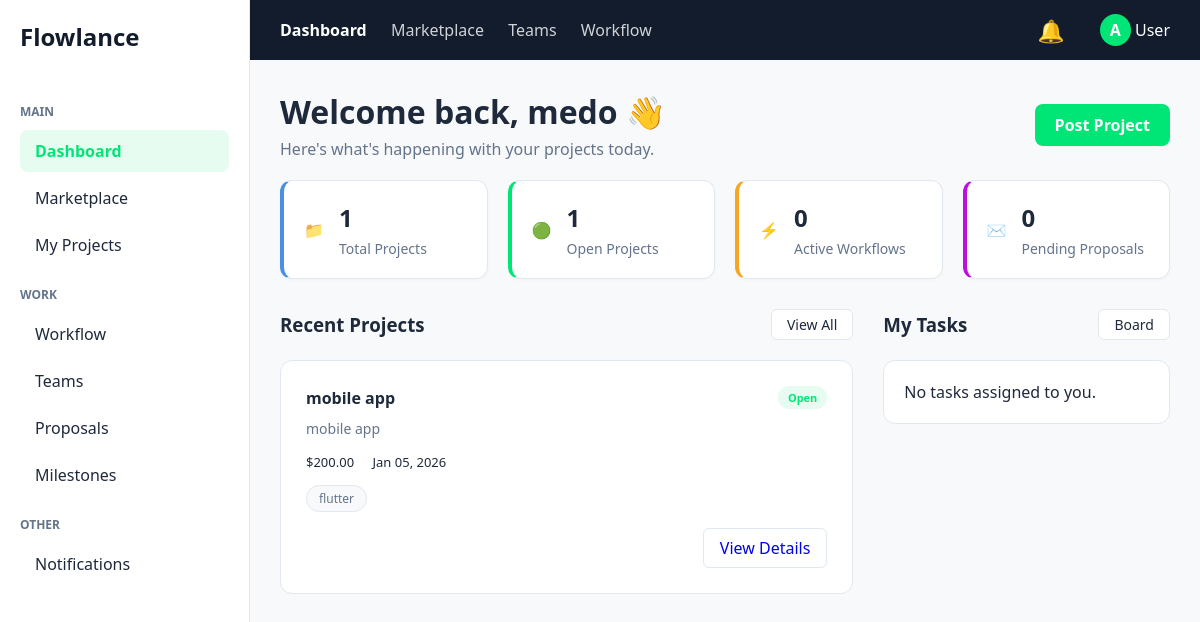
Before: / with the older database file.
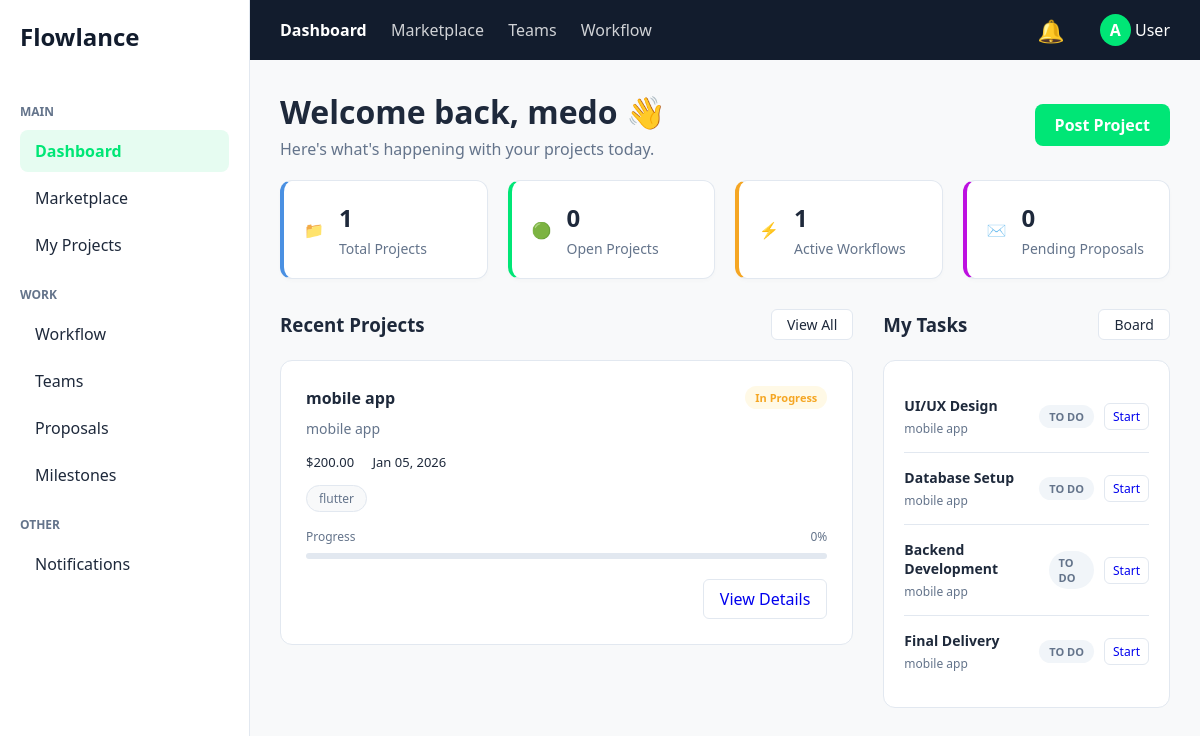
After: the same page with the newer database file.
### apps/users/models.py (models this page shows, shortened)
class User(AbstractUser):
    ROLE_CHOICES = (
        ('CLIENT', 'Client'),
        ('FREELANCER', 'Freelancer'),
        ('TEAM_LEADER', 'Team Leader'),
        ('TEAM_MEMBER', 'Team Member'),
    )
    role = models.CharField(max_length=20, choices=ROLE_CHOICES, default='CLIENT')
    profile_picture = models.ImageField(upload_to='profiles/', null=True, blank=True)

### apps/projects/models.py (models this page shows, shortened)
class Project(models.Model):
    STATUS_CHOICES = (
        ('OPEN', 'Open'),
        ('IN_PROGRESS', 'In Progress'),
        ('COMPLETED', 'Completed'),
    )
    client = models.ForeignKey(settings.AUTH_USER_MODEL, on_delete=models.CASCADE, related_name='projects')
    title = models.CharField(max_length=255)
    description = models.TextField()
    budget = models.DecimalField(max_digits=10, decimal_places=2)
    deadline = models.DateField()
    status = models.CharField(max_length=20, choices=STATUS_CHOICES, default='OPEN')
    skills_required = TaggableManager()
    created_at = models.DateTimeField(auto_now_add=True)
    updated_at = models.DateTimeField(auto_now=True)

class Task(models.Model):
    STATUS_CHOICES = (
        ('TO_DO', 'TO DO'),
        ('IN_PROGRESS', 'IN PROGRESS'),
        ('SUBMITTED', 'SUBMITTED'),
        ('UNDER_REVIEW', 'UNDER REVIEW'),
    )
    project = models.ForeignKey(Project, on_delete=models.CASCADE, related_name='tasks')
    name = models.CharField(max_length=255)
    status = models.CharField(max_length=20, choices=STATUS_CHOICES, default='TO_DO')
    assignee = models.ForeignKey(settings.AUTH_USER_MODEL, on_delete=models.SET_NULL, null=True, blank=True)

### apps/projects/views.py (the view)
# urls.py: path('', views.dashboard_view, name='dashboard'),
def dashboard_view(request):
    user = request.user if request.user.is_authenticated else User.objects.first()
    if not user:
        return render(request, 'projects/dashboard.html', {})
    stats = get_dashboard_stats(user)
    recent_projects = get_recent_projects(user)
    user_tasks = get_user_tasks(user)
    context = {
        'username': user.username,
        'total_projects': stats['total_projects'],
        'open_projects': stats['open_projects'],
        'active_workflows': stats['active_workflows'],
        'pending_proposals': stats['pending_proposals'],
        'recent_projects': recent_projects,
        'user_tasks': user_tasks,
    }
    return render(request, 'projects/dashboard.html', context)

### apps/projects/context_processors.py (called while the page is built)
def notifications_processor(request):
    user = request.user if request.user.is_authenticated else User.objects.first()
    if user:
        unread_count = Notification.objects.filter(user=user, is_read=False).count()
        return {'unread_notifications_count': unread_count}
    return {'unread_notifications_count': 0}

### apps/projects/services.py (called while the page is built)
def get_dashboard_stats(user):
    total_projects = Project.objects.filter(client=user).count()
    open_projects = Project.objects.filter(client=user, status='OPEN').count()
    active_workflows = Project.objects.filter(client=user, status='IN_PROGRESS').count()
    pending_proposals = Proposal.objects.filter(project__client=user, status='PENDING').count()
    return {
        'total_projects': total_projects,
        'open_projects': open_projects,
        'active_workflows': active_workflows,
        'pending_proposals': pending_proposals,
    }

def get_recent_projects(user):
    projects = Project.objects.filter(client=user).order_by('-created_at')[:2]
    for project in projects:
        total_tasks = project.tasks.count()
        if total_tasks > 0:
            completed_tasks = project.tasks.filter(status__in=['SUBMITTED', 'UNDER_REVIEW']).count()
            project.progress = int((completed_tasks / total_tasks) * 100)
        else:
            project.progress = 0
    return projects

def get_user_tasks(user):
    return Task.objects.filter(assignee=user)[:5]

### templates/projects/dashboard.html (shortened to what this page needs)
{% extends 'base.html' %}
{% block content %}
<div class="dashboard-header" style="display: flex; justify-content: space-between; align-items: center;">
    <div>
        <h1>Welcome back, {{ username }} 👋</h1>
        <p style="color: var(--text-muted); margin-top: 5px;">Here's what's happening with your projects today.</p>
    </div>
    <a href="{% url 'projects:create_project' %}" style="background-color: var(--primary-green); color: white; border: none; padding: 10px 20px; border-radius: 8px; font-weight: bold; cursor: pointer; text-decoration: none; display: inline-block;">
        Post Project
    </a>
</div>
<div class="stats-grid">
    <div class="stat-card" style="border-left: 4px solid #4a90e2;">
        <div class="icon">📁</div>
        <div>
            <h3>{{ total_projects }}</h3>
            <p>Total Projects</p>
        </div>
    </div>
    <div class="stat-card" style="border-left: 4px solid var(--primary-green);">
        <div class="icon">🟢</div>
        <div>
            <h3>{{ open_projects }}</h3>
            <p>Open Projects</p>
        </div>
    </div>
    <div class="stat-card" style="border-left: 4px solid #f5a623;">
        <div class="icon">⚡</div>
        <div>
            <h3>{{ active_workflows }}</h3>
            <p>Active Workflows</p>
        </div>
    </div>
    <div class="stat-card" style="border-left: 4px solid #bd10e0;">
        <div class="icon">✉️</div>
        <div>
            <h3>{{ pending_proposals }}</h3>
            <p>Pending Proposals</p>
        </div>
    </div>
</div>
<div class="content-grid">
    <div class="projects-section">
        <div class="section-header">
            <h3>Recent Projects</h3>
            <a href="#" class="view-btn">View All</a>
        </div>
        {% for project in recent_projects %}
        <div class="project-card">
            <div class="project-header">
                <h4>{{ project.title }}</h4>
                <span class="status-badge status-{{ project.status|lower }}">{{ project.get_status_display }}</span>
            </div>
            <p class="project-desc">{{ project.description|truncatewords:15 }}</p>
            <div class="project-meta">
                <span>${{ project.budget }}</span>
                <span>{{ project.deadline|date:"M d, Y" }}</span>
            </div>
            <div class="project-tags">
                {% for tag in project.skills_required.all %}
                <span class="tag">{{ tag.name }}</span>
                {% endfor %}
            </div>
            {% if project.status == 'IN_PROGRESS' %}
            <div class="project-progress">
                <div class="progress-info">
                    <span>Progress</span>
                    <span>{{ project.progress }}%</span>
                </div>
               <div class="progress-bar" style="--prog: {{ project.progress }}%;">
</div>
            </div>
            {% endif %}
            <div class="project-actions">
                <a href="{% url 'projects:project_detail' project.id %}" class="btn-outline" style="text-decoration: none; display: inline-block;">View Details</a>
            </div>
        </div>
        {% empty %}
        <p>No recent projects found.</p>
        {% endfor %}
    </div>
    <div class="tasks-section">
        <div class="section-header">
            <h3>My Tasks</h3>
            <a href="#" class="view-btn">Board</a>
        </div>
        <div class="task-list">
            {% for task in user_tasks %}
            <div class="task-item">
                <div class="task-info">
                    <h4>{{ task.name }}</h4>
                    <p>{{ task.project.title }}</p>
                </div>
                <div style="display: flex; align-items: center; gap: 10px;">
                    <span class="status-badge task-{{ task.status|lower }}">{{ task.get_status_display }}</span>
                    {% if task.status == 'TO_DO' %}
                    <a href="{% url 'projects:update_task_status' task.id 'IN_PROGRESS' %}" class="btn-outline" style="padding: 4px 8px; font-size: 12px; text-decoration: none;">Start</a>
                    {% elif task.status == 'IN_PROGRESS' %}
                    <a href="{% url 'projects:update_task_status' task.id 'SUBMITTED' %}" class="btn-primary" style="padding: 4px 8px; font-size: 12px; text-decoration: none;">Submit</a>
                    {% endif %}
                </div>
            </div>
            {% empty %}
            <p>No tasks assigned to you.</p>
            {% endfor %}
        </div>
    </div>
</div>
{% endblock %}

### templates/base.html (shortened to what this page needs)
<!DOCTYPE html>
<html lang="en" dir="ltr">
<head>
    {% load static %}
    <link rel="stylesheet" href="{% static 'css/style.css' %}">
</head>
<body>
    <div class="app-container">
        <aside class="sidebar">
            <div class="logo">
                <h2>Flowlance</h2>
            </div>
            <nav class="sidebar-menu">
                <p class="menu-label">MAIN</p>
                <a href="{% url 'projects:dashboard' %}" class="active">Dashboard</a>
                <a href="#">Marketplace</a>
                <a href="#">My Projects</a>
                <p class="menu-label">WORK</p>
                <a href="#">Workflow</a>
                <a href="#">Teams</a>
                <a href="#">Proposals</a>
                <a href="#">Milestones</a>
                <p class="menu-label">OTHER</p>
                <a href="#">Notifications</a>
            </nav>
        </aside>
        <div class="main-content">
            <header class="top-navbar">
                <div class="nav-links">
                    <a href="{% url 'projects:dashboard' %}" class="active">Dashboard</a>
                    <a href="#">Marketplace</a>
                    <a href="#">Teams</a>
                    <a href="#">Workflow</a>
                </div>
                <div class="user-actions">
                    <a href="{% url 'projects:read_notifications' %}" style="position: relative; text-decoration: none; margin-right: 15px;">
                        <span class="notification-icon" style="font-size: 22px;">🔔</span>
                    </a>
                    <div class="user-profile">
                        <span class="avatar">A</span>
                        <span class="username">User</span>
                    </div>
                </div>
            </header>
            <main class="page-content">
                {% block content %}
                {% endblock %}
            </main>
        </div>
    </div>
</body>
</html>

### static/css/style.css (style rules this page uses)
:root { --bg-dark: #121c2d; --bg-light: #f8f9fa; --white: #ffffff; --primary-green: #00e676; --text-dark: #1e293b; --text-muted: #64748b; --border-color: #e2e8f0; }
* { margin: 0; padding: 0; box-sizing: border-box; font-family: 'Segoe UI', Tahoma, Geneva, Verdana, sans-serif; }
body { background-color: var(--bg-light); color: var(--text-dark); }
.app-container { display: flex; height: 100vh; }
.sidebar { width: 250px; background-color: var(--white); border-right: 1px solid var(--border-color); padding: 20px; display: flex; flex-direction: column; }
.logo h2 { color: var(--bg-dark); font-weight: 800; margin-bottom: 30px; }
.menu-label { font-size: 12px; color: var(--text-muted); margin-top: 20px; margin-bottom: 10px; text-transform: uppercase; font-weight: bold; }
.sidebar-menu a { text-decoration: none; color: var(--text-dark); display: block; padding: 10px 15px; margin-bottom: 5px; border-radius: 8px; transition: 0.3s; }
.sidebar-menu a:hover, .sidebar-menu a.active { background-color: #e6fcf1; color: var(--primary-green); font-weight: bold; }
.main-content { flex: 1; display: flex; flex-direction: column; }
.top-navbar { background-color: var(--bg-dark); color: var(--white); padding: 15px 30px; display: flex; justify-content: space-between; align-items: center; }
.nav-links a { color: var(--white); text-decoration: none; margin-right: 20px; opacity: 0.8; }
.nav-links a.active { opacity: 1; font-weight: bold; }
.user-actions { display: flex; align-items: center; gap: 20px; }
.avatar { background-color: var(--primary-green); color: var(--white); border-radius: 50%; padding: 5px 10px; font-weight: bold; }
.page-content { padding: 30px; overflow-y: auto; }
.stats-grid { display: grid; grid-template-columns: repeat(4, 1fr); gap: 20px; margin-top: 20px; }
.stat-card { background-color: var(--white); border: 1px solid var(--border-color); padding: 20px; border-radius: 12px; display: flex; align-items: center; gap: 15px; box-shadow: 0 2px 4px rgba(0,0,0,0.02); }
.stat-card h3 { font-size: 24px; margin-bottom: 5px; }
.stat-card p { color: var(--text-muted); font-size: 14px; }
.content-grid { display: grid; grid-template-columns: 2fr 1fr; gap: 30px; margin-top: 30px; }
.section-header { display: flex; justify-content: space-between; align-items: center; margin-bottom: 20px; }
.view-btn { background-color: var(--white); border: 1px solid var(--border-color); padding: 5px 15px; border-radius: 6px; text-decoration: none; color: var(--text-dark); font-size: 14px; }
.project-card { background-color: var(--white); border: 1px solid var(--border-color); border-radius: 12px; padding: 25px; margin-bottom: 20px; }
.project-header { display: flex; justify-content: space-between; align-items: center; margin-bottom: 10px; }
.project-desc { color: var(--text-muted); font-size: 14px; margin-bottom: 15px; }
.project-meta { font-size: 13px; color: var(--text-dark); margin-bottom: 15px; font-weight: 500; }
.project-meta span { margin-right: 15px; }
.project-tags { margin-bottom: 20px; }
.tag { background-color: var(--bg-light); border: 1px solid var(--border-color); padding: 4px 12px; border-radius: 20px; font-size: 12px; color: var(--text-muted); margin-right: 8px; }
.project-progress { margin-bottom: 20px; }
.progress-info { display: flex; justify-content: space-between; font-size: 12px; color: var(--text-muted); margin-bottom: 8px; }
.progress-bar { height: 6px; background-color: var(--border-color); border-radius: 3px; overflow: hidden; }
.project-actions { display: flex; justify-content: flex-end; gap: 10px; }
.btn-outline { background-color: transparent; border: 1px solid var(--border-color); padding: 8px 16px; border-radius: 6px; cursor: pointer; }
.task-list { background-color: var(--white); border: 1px solid var(--border-color); border-radius: 12px; padding: 20px; }
.task-item { display: flex; justify-content: space-between; align-items: center; padding: 15px 0; border-bottom: 1px solid var(--border-color); }
.task-item:last-child { border-bottom: none; }
.task-info h4 { font-size: 14px; margin-bottom: 5px; }
.task-info p { font-size: 12px; color: var(--text-muted); }
.status-badge { padding: 4px 10px; border-radius: 20px; font-size: 11px; font-weight: bold; }
.status-in_progress { background-color: #fff9e6; color: #f5a623; }
.task-to_do { background-color: #f1f5f9; color: var(--text-muted); padding: 4px 10px; border-radius: 20px; font-size: 11px; font-weight: bold; }

Changed rows visible on the page:
changed Project "mobile app": status "Open" → "In Progress"; progress (not shown) → "0"
added Task: name "UI/UX Design", project "mobile app", status "TO DO", shows "Start"
added Task: name "Database Setup", project "mobile app", status "TO DO", shows "Start"
added Task: name "Backend Development", project "mobile app", status "TO DO", shows "Start"
added Task: name "Final Delivery", project "mobile app", status "TO DO", shows "Start"
Other visible differences:
{{ open_projects }}: "1" → "0"
{{ active_workflows }}: "0" → "1"
text no longer shown: "No tasks assigned to you."
